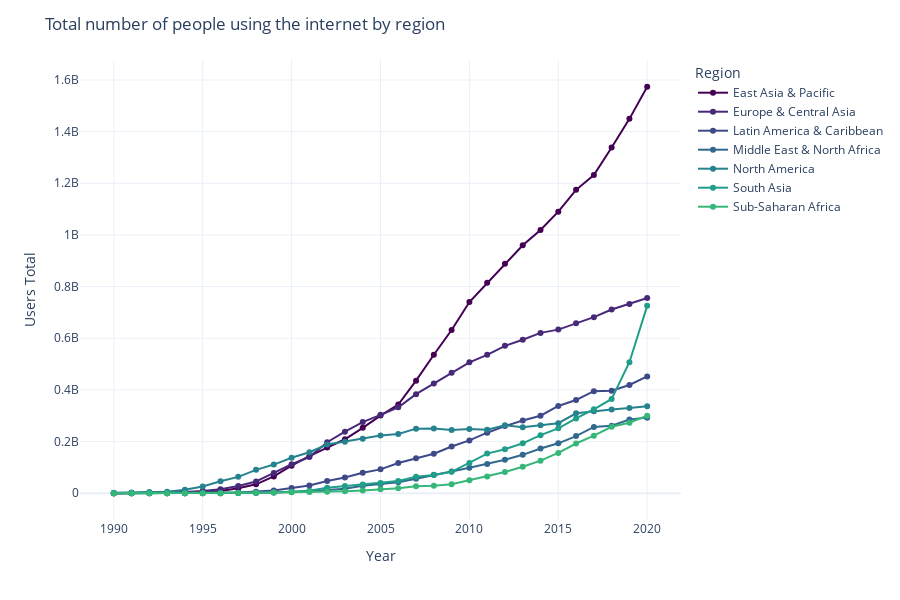

Here is the notebook cell this chart was saved with:
### Markdown cell above
### Total number of people using the internet by region

### Code cell
# Total number of people using the internet by region

df_viz_regions = df_regions[df_regions['Region'] != 'World'] # Cumulatve World numbers throws viz out of scale

fig = px.line(df_viz_regions,
              x="Year",
              y="Users Total",
              color='Region',
              color_discrete_sequence=colors_contrasting,
#              text=df_users['Year']
            )

fig.update_traces(mode="markers+lines", hovertemplate=None)

fig.update_traces(mode="markers+lines", hovertemplate=None)

fig.update_layout(
    hovermode="x unified",
    hoverlabel = dict(namelength = -1), # Displays full text on hover unified                
    title_text=('Total number of people using the internet by region'),
    height=600, # Map height
)



fig.show()
